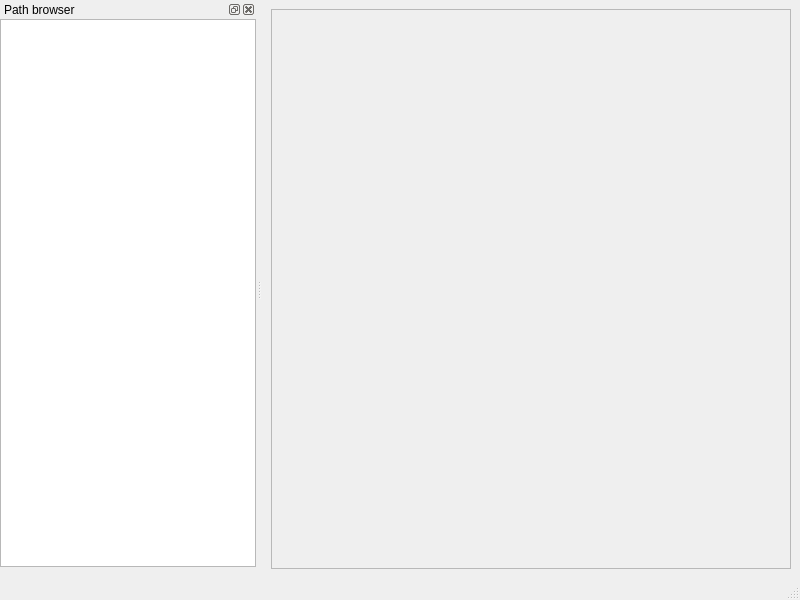
<?xml version="1.0" encoding="UTF-8"?>
<ui version="4.0">
 <class>TdQuickViewerUi</class>
 <widget class="QMainWindow" name="TdQuickViewerUi">
  <property name="geometry">
   <rect>
    <x>0</x>
    <y>0</y>
    <width>800</width>
    <height>600</height>
   </rect>
  </property>
  <property name="windowTitle">
   <string>3DQuickViewer</string>
  </property>
  <widget class="QWidget" name="centralwidget">
   <layout class="QGridLayout" name="gridLayout">
    <item row="0" column="0">
     <widget class="QScrollArea" name="scrollArea_preview">
      <property name="verticalScrollBarPolicy">
       <enum>Qt::ScrollBarAsNeeded</enum>
      </property>
      <property name="horizontalScrollBarPolicy">
       <enum>Qt::ScrollBarAsNeeded</enum>
      </property>
      <property name="sizeAdjustPolicy">
       <enum>QAbstractScrollArea::AdjustToContents</enum>
      </property>
      <property name="widgetResizable">
       <bool>true</bool>
      </property>
      <widget class="QWidget" name="scrollAreaWidgetContents">
       <property name="geometry">
        <rect>
         <x>0</x>
         <y>0</y>
         <width>515</width>
         <height>525</height>
        </rect>
       </property>
      </widget>
     </widget>
    </item>
   </layout>
  </widget>
  <widget class="QMenuBar" name="menubar">
   <property name="geometry">
    <rect>
     <x>0</x>
     <y>0</y>
     <width>800</width>
     <height>26</height>
    </rect>
   </property>
  </widget>
  <widget class="QStatusBar" name="statusbar"/>
  <widget class="QDockWidget" name="dockWidget_browser">
   <property name="minimumSize">
    <size>
     <width>120</width>
     <height>135</height>
    </size>
   </property>
   <property name="styleSheet">
    <string notr="true"/>
   </property>
   <property name="windowTitle">
    <string>Path browser</string>
   </property>
   <attribute name="dockWidgetArea">
    <number>1</number>
   </attribute>
   <widget class="QWidget" name="dockWidgetContents">
    <layout class="QGridLayout" name="gridLayout_2">
     <property name="leftMargin">
      <number>0</number>
     </property>
     <property name="topMargin">
      <number>0</number>
     </property>
     <property name="rightMargin">
      <number>0</number>
     </property>
     <property name="bottomMargin">
      <number>11</number>
     </property>
     <item row="0" column="0">
      <widget class="FileSystemViewer" name="treeView_path"/>
     </item>
    </layout>
   </widget>
  </widget>
 </widget>
 <customwidgets>
  <customwidget>
   <class>FileSystemViewer</class>
   <extends>QTreeView</extends>
   <header>file_system_viewer.h</header>
  </customwidget>
 </customwidgets>
 <resources/>
 <connections/>
</ui>
